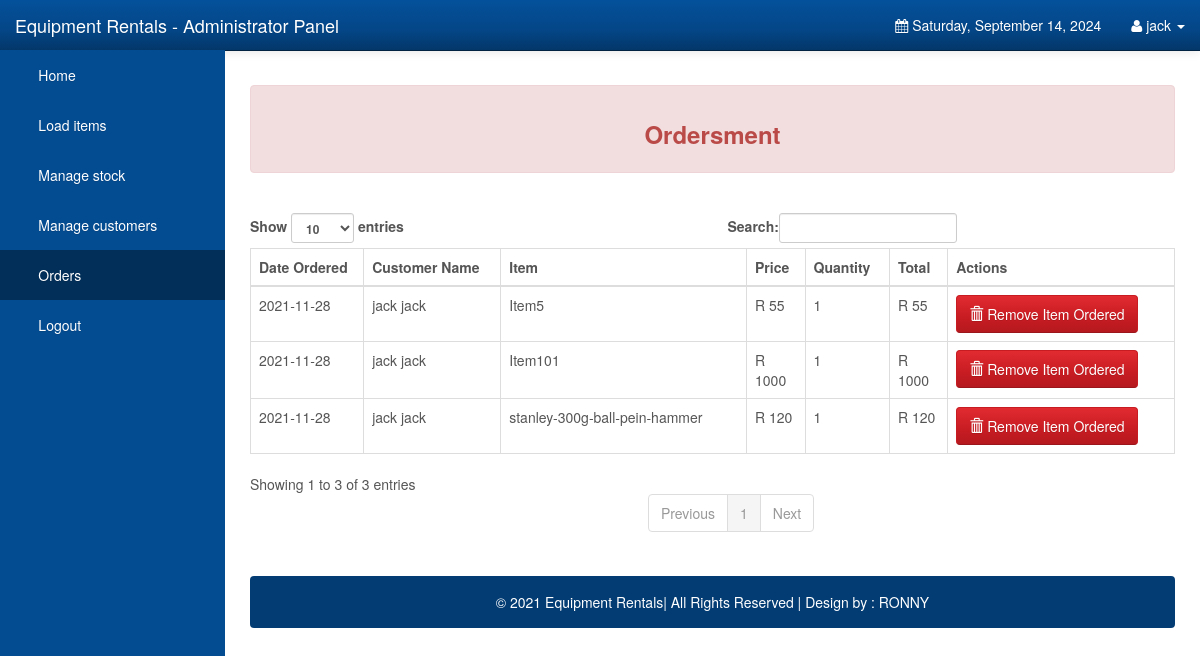
The page /Admin/orderdetails.php (signed in) on the database its author committed.
### tables this page shows
CREATE TABLE `orderdetails` (
  `order_id` int(10) UNSIGNED NOT NULL,
  `user_id` int(11) NOT NULL DEFAULT 0,
  `order_name` varchar(1000) NOT NULL DEFAULT '',
  `order_price` double NOT NULL DEFAULT 0,
  `order_quantity` int(10) UNSIGNED NOT NULL DEFAULT 0,
  `order_total` double NOT NULL DEFAULT 0,
  `order_status` varchar(45) NOT NULL DEFAULT '',
  `order_date` date NOT NULL DEFAULT '0000-00-00'
);

CREATE TABLE `users` (
  `user_id` int(11) NOT NULL,
  `user_email` varchar(1000) NOT NULL,
  `user_password` varchar(1000) NOT NULL,
  `user_firstname` varchar(1000) NOT NULL,
  `user_lastname` varchar(1000) NOT NULL,
  `user_address` varchar(1000) NOT NULL
);

### Admin/orderdetails.php (the view, shortened to what this page needs)
<!DOCTYPE html>
<html lang="en">
<head>
    <link rel="stylesheet" type="text/css" href="bootstrap/css/bootstrap.min.css" />
    <link rel="stylesheet" type="text/css" href="font-awesome/css/font-awesome.min.css" />
    <link rel="stylesheet" type="text/css" href="css/local.css" />
</head>
<body>
    <div id="wrapper">
        <nav class="navbar navbar-inverse navbar-fixed-top" role="navigation">
            <div class="navbar-header">
                <a class="navbar-brand" href="index.php">Equipment Rentals - Administrator Panel</a>
            </div>
            <div class="collapse navbar-collapse navbar-ex1-collapse">
                <ul class="nav navbar-nav side-nav">
                    <li><a href="index.php"> &nbsp; &nbsp; &nbsp; Home</a></li>
					<li><a data-toggle="modal" data-target="#uploadModal"> &nbsp; &nbsp; &nbsp; Load items</a></li>
					<li><a href="items.php"> &nbsp; &nbsp; &nbsp; Manage stock</a></li>
					<li><a href="customers.php"> &nbsp; &nbsp; &nbsp; Manage customers</a></li>
					<li class="active"><a href="orderdetails.php"> &nbsp; &nbsp; &nbsp; Orders</a></li>
					<li><a href="logout.php"> &nbsp; &nbsp; &nbsp; Logout</a></li>
                </ul>
                <ul class="nav navbar-nav navbar-right navbar-user">
                    <li class="dropdown messages-dropdown">
                        <a href="#"><i class="fa fa-calendar"></i>  <?php
                            $Today=date('y:m:d');
                            $new=date('l, F d, Y',strtotime($Today));
                            echo $new; ?></a>
                    </li>
                     <li class="dropdown user-dropdown">
                        <a href="#" class="dropdown-toggle" data-toggle="dropdown"><i class="fa fa-user"></i> <?php   extract($_SESSION); echo $admin_username; ?><b class="caret"></b></a>
                    </li>
                </ul>
            </div>
        </nav>
        <div id="page-wrapper">
		 <div class="alert alert-danger">
                          <center> <h3><strong>Ordersment</strong> </h3></center>
						  </div>
						  <br />
						  <div class="table-responsive">
            <table class="display table table-bordered" id="example" cellspacing="0" width="100%">
              <thead>
                <tr>
                  <th>Date Ordered</th>
                  <th>Customer Name</th>
				  <th>Item</th>
                  <th>Price</th>
				  <th>Quantity</th>
				  <th>Total</th>
				  <th>Actions</th>
                </tr>
              </thead>
              <tbody>
			  <?php
include("config.php");
	$stmt = $DB_con->prepare('select order_id, order_date,users.user_firstname, users.user_lastname, order_name, order_price, order_quantity, order_total from orderdetails, users where orderdetails.user_id=users.user_id and order_status="Ordered" order by order_date desc');
	$stmt->execute();
	if($stmt->rowCount() > 0)
	{
		while($row=$stmt->fetch(PDO::FETCH_ASSOC))
		{
			extract($row);
			?>
                <tr>
                 <td><?php echo $order_date; ?></td>
				 <td><?php echo $user_firstname; ?> <?php echo $user_lastname; ?></td>
				 <td><?php echo $order_name; ?></td>
				 <td>R <?php echo $order_price; ?></td>
				 <td><?php echo $order_quantity; ?></td>
				 <td>R <?php echo $order_total; ?></td>
				 <td>
				<a class="btn btn-danger" href="?delete_id=<?php echo $row['order_id']; ?>" title="click for delete" onclick="return confirm('Are you sure to remove this item ordered?')">
				  <span class='glyphicon glyphicon-trash'></span>
				  Remove Item Ordered</a>
                  </td>
                </tr>
              <?php
		}
		echo "</tbody>";
		echo "</table>";
		echo "</div>";
		echo "<br />";
		echo '<div class="alert alert-default" style="background-color:#033c73;">
                       <p style="color:white;text-align:center;">
                       &copy 2021 Equipment Rentals| All Rights Reserved |  Design by : RONNY
						</p>
                    </div>
	</div>';
		echo "</div>";
	}
?>
</body>
</html>

### Admin/css/local.css (style rules this page uses)
#wrapper { padding-left: 0; }
#page-wrapper { width: 100%; padding: 5px 15px; }
body { font-family: "Helvetica Neue", Helvetica, Arial, sans-serif; font-size: 14px; line-height: 1.42857143; color: #555555; background-color: #ffffff; }
.btn { display: inline-block; margin-bottom: 0; font-weight: normal; text-align: center; vertical-align: middle; cursor: pointer; background-image: none; border: 1px solid transparent; white-space: nowrap; padding: 8px 12px; font-size: 14px; line-height: 1.42857143; border-radius: 4px; -webkit-user-select: none; -moz-user-select: none; -ms-user-select: none; user-select: none; }
.btn-danger { color: #ffffff; background-color: #c71c22; border-color: #c71c22; }
.navbar-inverse { background-color: #033c73; border-color: #022f5a; }
.navbar-inverse .navbar-brand { color: #ffffff; }
.navbar-inverse .navbar-nav > li > a { color: #ffffff; }
.navbar-inverse .navbar-nav > .active > a, .navbar-inverse .navbar-nav > .active > a:hover, .navbar-inverse .navbar-nav > .active > a:focus { color: #ffffff; background-color: #022f5a; }
.navbar-inverse .navbar-collapse, .navbar-inverse .navbar-form { border-color: #022a50; }
.alert-danger { background-color: #f2dede; border-color: #eed3d7; color: #b94a48; }
.navbar { background-image: -webkit-linear-gradient(#54b4eb, #2fa4e7 60%, #1d9ce5); background-image: linear-gradient(#54b4eb, #2fa4e7 60%, #1d9ce5); background-repeat: no-repeat; filter: progid:DXImageTransform.Microsoft.gradient(startColorstr='#ff54b4eb', endColorstr='#ff1d9ce5', GradientType=0); border-bottom: 1px solid #178acc; filter: none; -webkit-box-shadow: 0 1px 10px rgba(0, 0, 0, 0.1); box-shadow: 0 1px 10px rgba(0, 0, 0, 0.1); }
.navbar .navbar-nav > li > a, .navbar-brand { text-shadow: 0 1px 0 rgba(0, 0, 0, 0.1); }
.navbar-inverse { background-image: -webkit-linear-gradient(#04519b, #044687 60%, #033769); background-image: linear-gradient(#04519b, #044687 60%, #033769); background-repeat: no-repeat; filter: progid:DXImageTransform.Microsoft.gradient(startColorstr='#ff04519b', endColorstr='#ff033769', GradientType=0); filter: none; border-bottom: 1px solid #022241; }
.btn { text-shadow: 0 1px 0 rgba(0, 0, 0, 0.1); }
.btn-danger { background-image: -webkit-linear-gradient(#e12b31, #c71c22 60%, #b5191f); background-image: linear-gradient(#e12b31, #c71c22 60%, #b5191f); background-repeat: no-repeat; filter: progid:DXImageTransform.Microsoft.gradient(startColorstr='#ffe12b31', endColorstr='#ffb5191f', GradientType=0); filter: none; border-bottom: 1px solid #9a161a; }
.clearfix:before, .clearfix:after, .container:before, .container:after, .container-fluid:before, .container-fluid:after, .row:before, .row:after, .form-horizontal .form-group:before, .form-horizontal .form-group:after, .btn-toolbar:before, .btn-toolbar:after, .btn-group-vertical > .btn-group:before, .btn-group-vertical > .btn-group:after, .nav:before, .nav:after, .navbar:before, .navbar:after, .navbar-header:before, .navbar-header:after, .navbar-collapse:before, .navbar-collapse:after, .pager:before, .pager:after, .panel-body:before, .panel-body:after, .modal-footer:before, .modal-footer:after { content: " "; display: table; }
.clearfix:after, .container:after, .container-fluid:after, .row:after, .form-horizontal .form-group:after, .btn-toolbar:after, .btn-group-vertical > .btn-group:after, .nav:after, .navbar:after, .navbar-header:after, .navbar-collapse:after, .pager:after, .panel-body:after, .modal-footer:after { clear: both; }
a { color: #2fa4e7; text-decoration: none; }
@media (min-width:768px) { #wrapper { padding-left: 225px; } }
@media (min-width:768px) { #page-wrapper { padding: 15px 25px; } }
@media (min-width:768px) { .side-nav { margin-left: -225px; left: 225px; width: 225px; position: fixed; top: 50px; height: 100%; border-radius: 0; border: none; background-color: #044C92; overflow-y: auto; } }
@media (min-width:768px) { .side-nav>li>a { width: 225px; } }
@media (min-width:768px) { .navbar-collapse { padding-left: 15px !important; padding-right: 15px !important; } }

### rows shown on the page
orderdetails: order_date "2021-11-28", user.user_firstname "jack", user.user_lastname "jack", order_name "Item5", order_price "55", order_quantity "1", order_total "55"
orderdetails: order_date "2021-11-28", user.user_firstname "jack", user.user_lastname "jack", order_name "Item101", order_price "1000", order_quantity "1", order_total "1000"
orderdetails: order_date "2021-11-28", user.user_firstname "jack", user.user_lastname "jack", order_name "stanley-300g-ball-pein-hammer", order_price "120", order_quantity "1", order_total "120"

### other values the page prints
$admin_username "jack"
